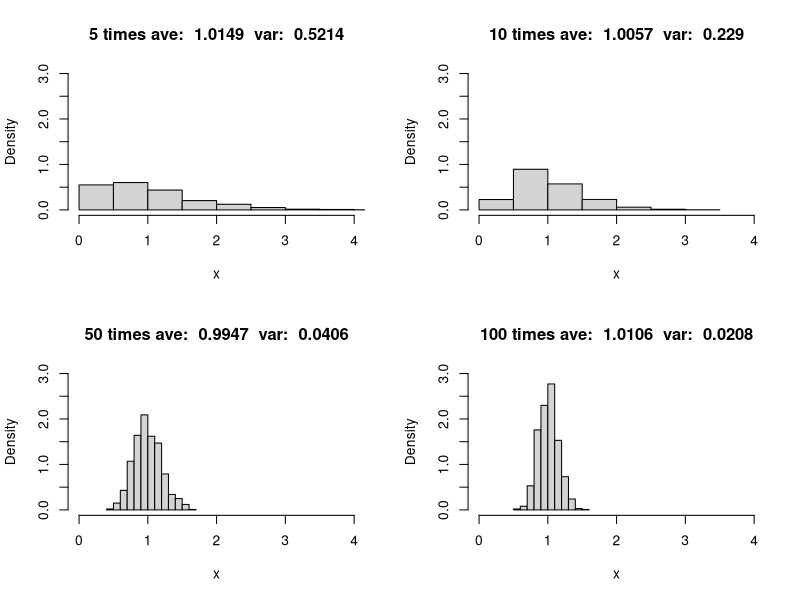

R code for this plot:
bunsan <- function(n){
  x<-numeric(1000)
  for(j in 1:1000){
    x[j] <- var(rnorm(n))
  }
  m<-round(mean(x), digits=4)
  v<-round(var(x), digits=4)
  title<-paste(n, "times ave: ", m, " var: ",  v)
  hist(x, prob=TRUE, main=title, xlim=c(0, 4), ylim=c(0, 3))
}

par(mfrow=c(2, 2))
bunsan(5);bunsan(10);bunsan(50);bunsan(100)
par(mfrow=c(1, 1))

